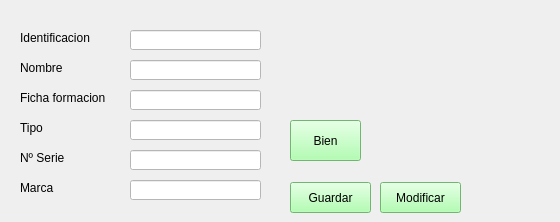
       <widget class="QWidget" name="tab_6">
        <attribute name="icon">
         <iconset>
          <normaloff>Img/bien.png</normaloff>Img/bien.png</iconset>
        </attribute>
        <attribute name="title">
         <string>Bienes</string>
        </attribute>
        <widget class="QLabel" name="label_26">
         <property name="geometry">
          <rect>
           <x>20</x>
           <y>30</y>
           <width>91</width>
           <height>16</height>
          </rect>
         </property>
         <property name="text">
          <string>Identificacion</string>
         </property>
        </widget>
        <widget class="QLabel" name="label_27">
         <property name="geometry">
          <rect>
           <x>20</x>
           <y>120</y>
           <width>71</width>
           <height>16</height>
          </rect>
         </property>
         <property name="text">
          <string>Tipo</string>
         </property>
        </widget>
        <widget class="QLabel" name="label_31">
         <property name="geometry">
          <rect>
           <x>20</x>
           <y>150</y>
           <width>71</width>
           <height>16</height>
          </rect>
         </property>
         <property name="text">
          <string>Nº Serie</string>
         </property>
        </widget>
        <widget class="QLabel" name="label_33">
         <property name="geometry">
          <rect>
           <x>20</x>
           <y>180</y>
           <width>71</width>
           <height>16</height>
          </rect>
         </property>
         <property name="text">
          <string>Marca</string>
         </property>
        </widget>
        <widget class="QLabel" name="label_35">
         <property name="geometry">
          <rect>
           <x>20</x>
           <y>60</y>
           <width>71</width>
           <height>16</height>
          </rect>
         </property>
         <property name="text">
          <string>Nombre </string>
         </property>
        </widget>
        <widget class="QLabel" name="label_36">
         <property name="geometry">
          <rect>
           <x>20</x>
           <y>90</y>
           <width>91</width>
           <height>16</height>
          </rect>
         </property>
         <property name="text">
          <string>Ficha formacion</string>
         </property>
        </widget>
        <widget class="QLabel" name="label_37">
         <property name="geometry">
          <rect>
           <x>420</x>
           <y>30</y>
           <width>131</width>
           <height>131</height>
          </rect>
         </property>
         <property name="text">
          <string/>
         </property>
         <property name="pixmap">
          <pixmap>Img/bien.png</pixmap>
         </property>
         <property name="scaledContents">
          <bool>true</bool>
         </property>
        </widget>
        <widget class="QLineEdit" name="txtidentificacion_bienes">
         <property name="geometry">
          <rect>
           <x>130</x>
           <y>30</y>
           <width>131</width>
           <height>20</height>
          </rect>
         </property>
         <property name="focusPolicy">
          <enum>Qt::StrongFocus</enum>
         </property>
         <property name="styleSheet">
          <string notr="true">background-color: rgb(255, 255, 255);</string>
         </property>
         <property name="placeholderText">
          <string/>
         </property>
        </widget>
        <widget class="QLineEdit" name="txttipo_bien">
         <property name="geometry">
          <rect>
           <x>130</x>
           <y>120</y>
           <width>131</width>
           <height>20</height>
          </rect>
         </property>
         <property name="styleSheet">
          <string notr="true">background-color: rgb(255, 255, 255);</string>
         </property>
         <property name="placeholderText">
          <string/>
         </property>
        </widget>
        <widget class="QLineEdit" name="txtserie_bien">
         <property name="geometry">
          <rect>
           <x>130</x>
           <y>150</y>
           <width>131</width>
           <height>20</height>
          </rect>
         </property>
         <property name="styleSheet">
          <string notr="true">background-color: rgb(255, 255, 255);</string>
         </property>
         <property name="placeholderText">
          <string/>
         </property>
        </widget>
        <widget class="QLineEdit" name="txtmarca_bien">
         <property name="geometry">
          <rect>
           <x>130</x>
           <y>180</y>
           <width>131</width>
           <height>20</height>
          </rect>
         </property>
         <property name="styleSheet">
          <string notr="true">background-color: rgb(255, 255, 255);</string>
         </property>
         <property name="placeholderText">
          <string/>
         </property>
        </widget>
        <widget class="QLineEdit" name="txtnombre_bien">
         <property name="geometry">
          <rect>
           <x>130</x>
           <y>60</y>
           <width>131</width>
           <height>20</height>
          </rect>
         </property>
         <property name="styleSheet">
          <string notr="true">background-color: rgb(255, 255, 255);</string>
         </property>
         <property name="placeholderText">
          <string/>
         </property>
        </widget>
        <widget class="QLineEdit" name="txtfichafor_bien">
         <property name="geometry">
          <rect>
           <x>130</x>
           <y>90</y>
           <width>131</width>
           <height>20</height>
          </rect>
         </property>
         <property name="styleSheet">
          <string notr="true">background-color: rgb(255, 255, 255);</string>
         </property>
         <property name="placeholderText">
          <string/>
         </property>
        </widget>
        <widget class="QPushButton" name="btn_modificar_bien">
         <property name="geometry">
          <rect>
           <x>380</x>
           <y>182</y>
           <width>81</width>
           <height>31</height>
          </rect>
         </property>
         <property name="cursor">
          <cursorShape>PointingHandCursor</cursorShape>
         </property>
         <property name="styleSheet">
          <string notr="true">background-color: rgb(156, 255, 156);</string>
         </property>
         <property name="text">
          <string>Modificar</string>
         </property>
         <property name="icon">
          <iconset>
           <normaloff>Img/Editar.png</normaloff>Img/Editar.png</iconset>
         </property>
         <property name="iconSize">
          <size>
           <width>20</width>
           <height>20</height>
          </size>
         </property>
        </widget>
        <widget class="QPushButton" name="btn_guardar_bien">
         <property name="geometry">
          <rect>
           <x>290</x>
           <y>182</y>
           <width>81</width>
           <height>31</height>
          </rect>
         </property>
         <property name="cursor">
          <cursorShape>PointingHandCursor</cursorShape>
         </property>
         <property name="styleSheet">
          <string notr="true">background-color: rgb(156, 255, 156);</string>
         </property>
         <property name="text">
          <string>Guardar</string>
         </property>
         <property name="icon">
          <iconset>
           <normaloff>Img/Guardar.png</normaloff>Img/Guardar.png</iconset>
         </property>
         <property name="iconSize">
          <size>
           <width>20</width>
           <height>20</height>
          </size>
         </property>
        </widget>
        <widget class="QPushButton" name="btn_bien">
         <property name="geometry">
          <rect>
           <x>290</x>
           <y>120</y>
           <width>71</width>
           <height>41</height>
          </rect>
         </property>
         <property name="cursor">
          <cursorShape>PointingHandCursor</cursorShape>
         </property>
         <property name="styleSheet">
          <string notr="true">background-color: rgb(156, 255, 156);</string>
         </property>
         <property name="text">
          <string>Bien</string>
         </property>
         <property name="icon">
          <iconset>
           <normaloff>Img/bien.png</normaloff>Img/bien.png</iconset>
         </property>
        </widget>
       </widget>
